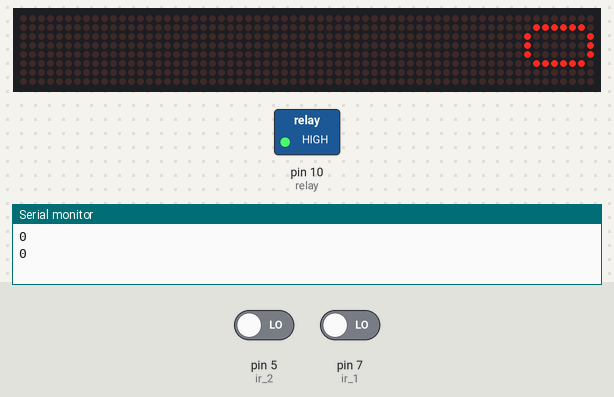
Bench run of a sketch on a simulated Arduino Uno, built with avr-gcc and run on an emulated ATmega328P. On the bench: 64×8 LED matrix, switched loads named in the sketch (green lamp = pin HIGH), the last lines printed to the serial monitor. Inputs (shaded band) come from the test bench; at power-on: pin 7 (ir_1) LOW, pin 5 (ir_2) LOW.

Above: at 1.9 s.
2.0 s: pin 7 (ir_1) driven HIGH
At 4.1 s:
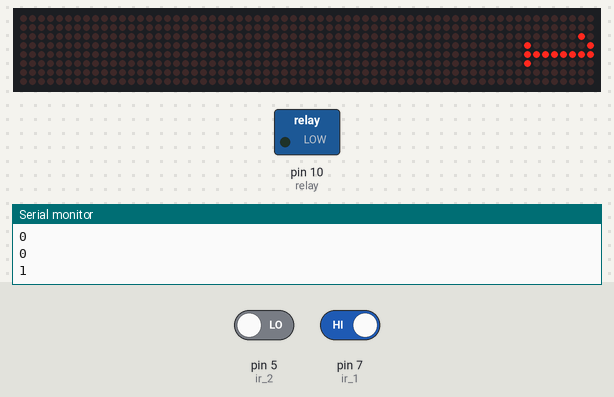
6.1 s: pin 5 (ir_2) driven HIGH
7.8 s: pin 5 (ir_2) driven LOW
At 10.0 s:
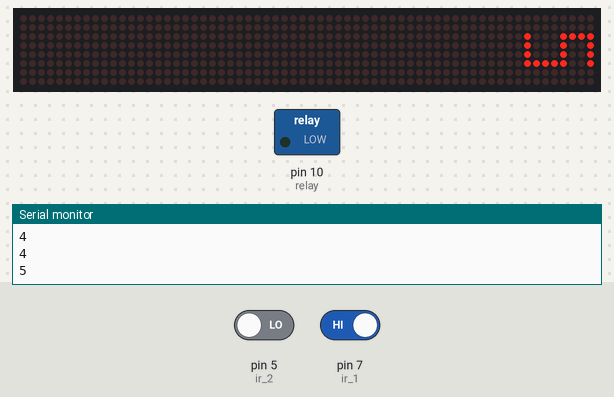
11.9 s: pin 7 (ir_1) driven LOW
13.9 s: pin 7 (ir_1) driven HIGH
At 17.9 s:
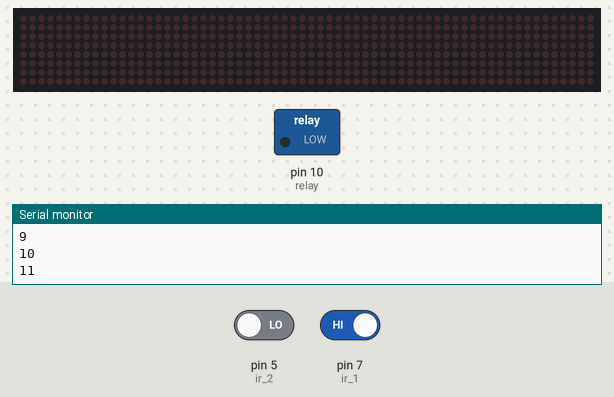
Timing chart, 0 to 19.0 s (numbered marks = the images above; inputs shaded):
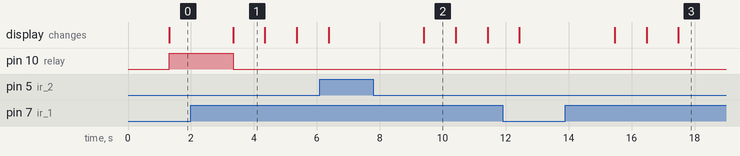

Measured:
- after the input at 2.0 s, pin 10 (relay): HIGH → LOW after 1.3 s; the display: changes after 1.3 s (image 1)
- after the input at 7.8 s, the display: changes after 1.6 s (image 2)
- after the input at 13.9 s, the display: first changes after 1.6 s (image 3 shows a later state)
- what the display in image 1 shows lasts 1.0 s, from 3.3 s to 4.3 s

The sketch:

didirectional_vistor_count.ino
```cpp
#include <LedControl.h>
int DIN=11;
int CS=12;
int CLK=13;
byte one[8]= {0x00,0x00,0x02,0x81,0xFF,0x80,0x00,0x00};
byte two[8]={0x00,0xC6,0xA1,0x91,0x89,0x86,0x00,0x00};
byte three[8]={0x00,0x42,0x81,0x89,0x89,0x76,0x00,0x00};
byte four[8]={0x18,0x14,0x12,0x11,0xFF,0x10,0x10,0x00};
byte five[8]={0x00,0x00,0x8F,0x89,0x89,0xF9,0x00,0x00};
byte six[8]={0x00,0x00,0xFF,0x91,0x91,0xF1,0x00,0x00};
byte seven[8]={0x00,0x00,0x01,0x01,0x01,0xFF,0x00,0x00};
byte eight[8]={0x00,0xFF,0x91,0x91,0x91,0xFF,0x00,0x00};
byte nine[8]={0x00,0x00,0x0F,0x09,0x09,0xFF,0x00,0x00};
byte ten[8]={0x02,0x81,0xFF,0x80,0x00,0x7E,0x81,0x7E};
byte zero[8]={0x00,0x7E,0x81,0x81,0x81,0x7E,0x00,0x00};
LedControl lc=LedControl(DIN,CLK,CS,0);
int ir_1=7;
int ir_2=5;
int relay=10;
int x;
int y;
int count=0;
void setup() {
  Serial.begin(9600);
  pinMode(7,INPUT); // for ir_1
  pinMode (5,INPUT); // for ir_2
  pinMode(10,OUTPUT); // for relay
  lc.shutdown(0,false);
  lc.setIntensity(0,2);
  lc.clearDisplay(0);
  delay(300);
}

void loop()
{
  x=digitalRead(ir_1); // in(left)
  y=digitalRead(ir_2); // out(right)
  Serial.println(count);
   delay (1000);
  lc.clearDisplay(0);

  if (x==1){
    count++;
  }
  if (y==1) {
    count--;
  }

  if (count>=1){

    if (count==1){
      printByte(one);
    }
     if (count==2){
      printByte(two);
     }
     if (count==3){
      printByte(three);
     }
     if (count==4){
      printByte(four);
     }
     if (count==5){
      printByte(five);
     }
     if (count==6){
      printByte(six);
     }
     if (count==7){
        printByte(seven);
     }
     if (count==8){
      printByte(eight);
     }
     if (count==9){
      printByte(nine);
     }
     if (count==10){
       printByte(ten);
     }


    digitalWrite (relay,LOW);
  }
  if (count==0 ){
      printByte(zero);
    digitalWrite (relay,HIGH);
  }


}
void printByte(byte character [])
  {
    int i = 0;
   for(i=0;i<8;i++)
    {
    lc.setRow(0,i,character[i]);

    }
  }
```
